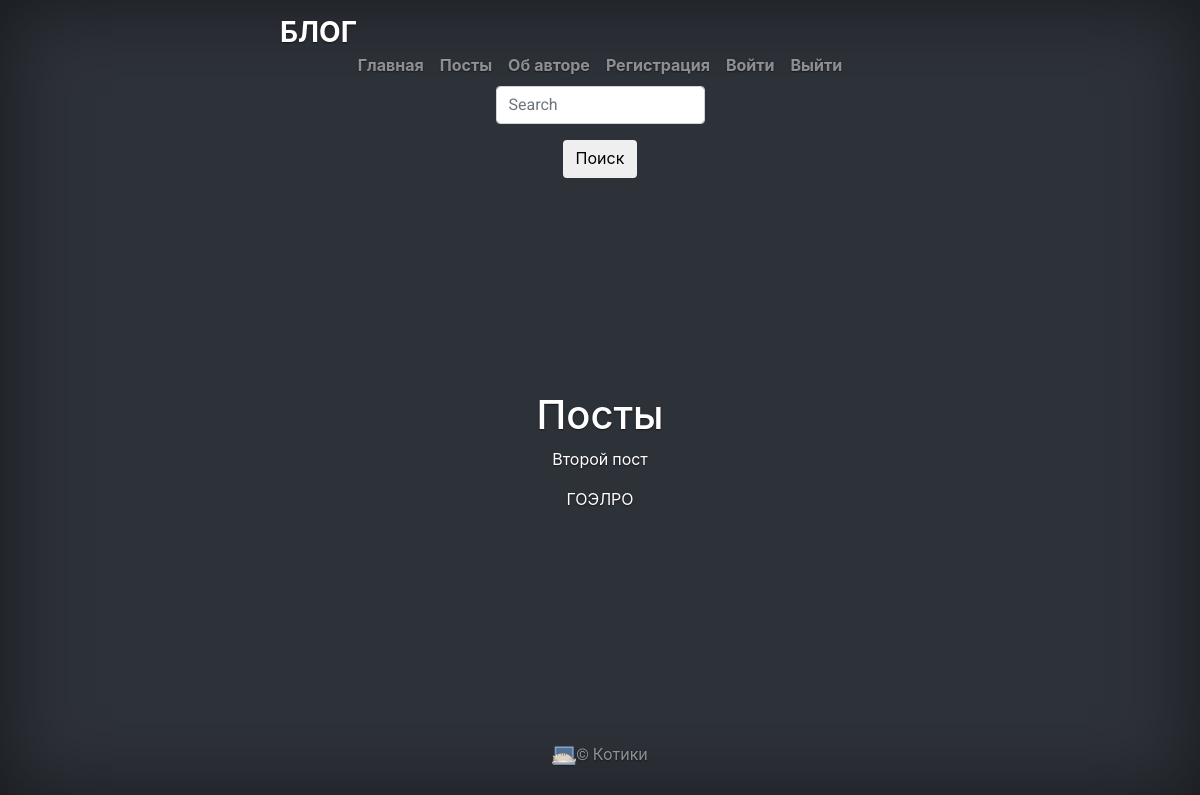
/posts/ (signed in), run on an earlier commit of the app's database.
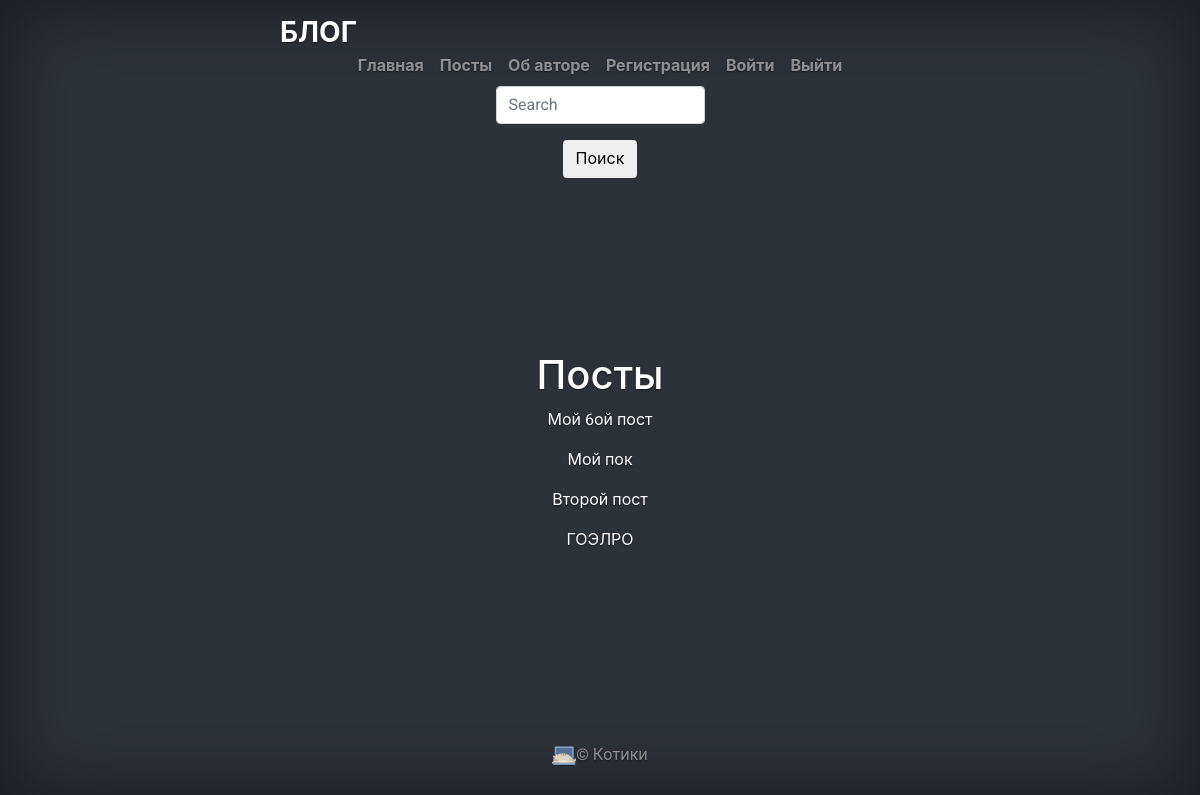
And on a later commit of the database.
### app/models.py (models this page shows, shortened)
class Post(db.Model):
    id = db.Column(db.Integer, primary_key=True)
    title = db.Column(db.String(140))
    slug = db.Column(db.String(140), unique=True)
    body = db.Column(db.Text)
    created = db.Column(db.DateTime, default=datetime.now())
    tags = db.relationship('Tag', secondary=post_tags, backref=db.backref('posts', lazy='dynamic'))

### posts/blueprint.py (the view)
@posts.route('/')
@login_required
def index():
    active7 = True
    q = request.args.get('q')
    if q:
        posts = Post.query.filter(Post.title.contains(q) | Post.body.contains(q)).all()
    else:
        posts = Post.query.order_by(Post.created.desc())
    return render_template('posts/list.html', posts=posts, active7=active7)

### app/models.py (called while the page is built)
@login.user_loader
def load_user(id):
    return User.query.get(int(id))

### posts/templates/posts/list.html
{% extends "base.html" %}
{% block content %}
    <h1>Посты</h1>
    {% for post in posts %}
        <p>
        <a href="{{ url_for('posts.post_detail', slug=post.slug) }}">{{ post.title }}</a>
        </p>
    {% endfor %}
{% endblock %}

### app/templates/base.html (shortened to what this page needs)
<!doctype html>
<html lang="ru">
  <head>
    <link rel="stylesheet" href="https://stackpath.bootstrapcdn.com/bootstrap/4.1.3/css/bootstrap.min.css">
    <link href="{{ url_for('static', filename='css/cover.css') }}" rel="stylesheet" type="text/css">
  </head>
  <body class="text-center">
    <div class="cover-container d-flex w-100 h-100 p-3 mx-auto flex-column">
      <header class="masthead mb-auto">
        <div class="inner">
          <h3 class="masthead-brand"><strong>БЛОГ</strong></h3>
          <nav class="nav nav-masthead justify-content-center">
            <a class="nav-link {% if active1 %} active {% else %} {% endif %}" href="{{ url_for('index') }}">Главная</a>
            <a class="nav-link {% if active2 %} active {% else %} {% endif %}" href="{{ url_for('posts.index') }}">Посты</a>
            <a class="nav-link {% if active3 %} active {% else %} {% endif %}" href="/about">Об авторе</a>
            <a class="nav-link {% if active4 %} active {% else %} {% endif %}" href="/register">Регистрация</a>
            <a class="nav-link {% if active5 %} active {% else %} {% endif %}" href="/login">Войти</a>
            <a class="nav-link {% if active6 %} active {% else %} {% endif %}" href="{{ url_for('logout') }}">Выйти</a>
            {% if active7 %}
              <form class="navbar-form navbar-right" method="GET">
                <div class="form-group">
                    <input type="text" class="form-control" placeholder="Search" name="q" value="{{ request.args.get('q', '') }}">
                </div>
                <button type="submit" class="btn btn-default">Поиск</button>
              </form>
            {% endif %}
          </nav>
        </div>
      </header>
      <main clas="container">
        {% block content %}{% endblock %}
      </main>
      <footer class="mastfoot mt-auto">
        <div class="inner">
          <p><img src="{{ url_for('static', filename='img/cat-laptop-icon.png') }}">&copy; Котики </p>
        </div>
      </footer>
    </div>
  </body>
</html>

### app/static/css/cover.css (style rules this page uses)
a, a:focus, a:hover { color: #fff; }
html, body { height: 100%; background-color: rgb(45,49,56); }
body { font-family: 'Roboto', -apple-system, system-ui, BlinkMacSystemFont, "Segoe UI", Roboto, "Helvetica Neue", Arial, sans-serif; display: -ms-flexbox; display: flex; color: #fff; text-shadow: 0 .05rem .1rem rgba(0, 0, 0, .5); box-shadow: inset 0 0 5rem rgba(0, 0, 0, .5); }
.cover-container { max-width: 42em; }
.masthead { margin-bottom: 2rem; }
.masthead-brand { margin-bottom: 0; }
.nav-masthead .nav-link { padding: .25rem 0; font-weight: 700; color: rgba(255, 255, 255, .5); background-color: transparent; border-bottom: .25rem solid transparent; }
.nav-masthead .nav-link + .nav-link { margin-left: 1rem; }
@media (min-width: 48em) { .masthead-brand { float: left; } }
@media (min-width: 48em) { .nav-masthead { float: right; } }
.mastfoot { color: rgba(255, 255, 255, .5); }

What changed in the data, as far as the page shows it:
added Post: title "Мой 6ой пост"
added Post: title "Мой пок"
